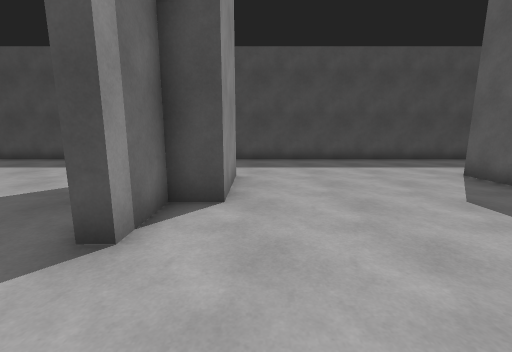
[1] (above)

21 first-person views from a walk through a Unity game level. The camera is 1.4 m above the floor, tilts 10° down and sees 90° across. The floor is counted in squares, 1 m on a side. Each view is taken from the middle of a square. On the plan, view 1 faces up. The plan holds only what a view shows up to about 13 squares ahead; the rest is blank. The place goes on beyond the plan. The player is left out.

[2]
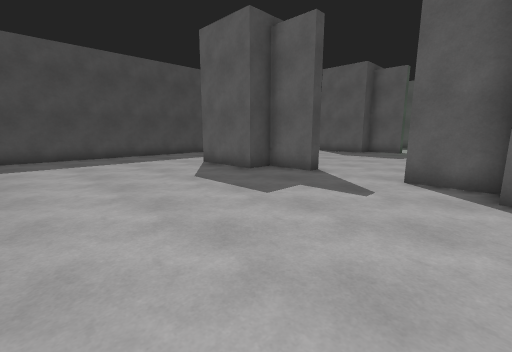

[3]
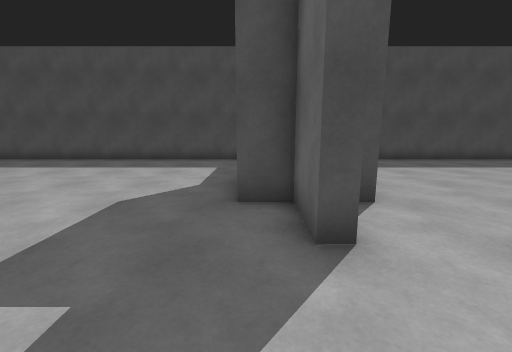

[4]
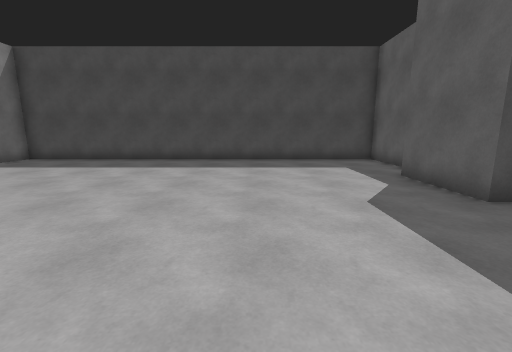

[5]
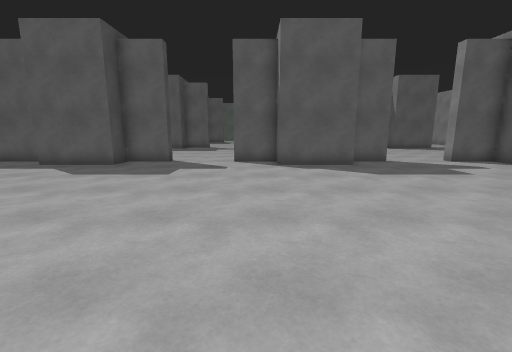

[6]
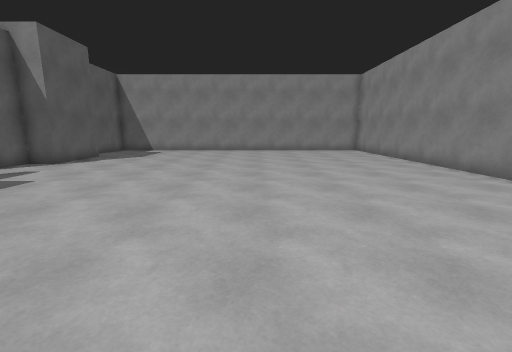

[7]
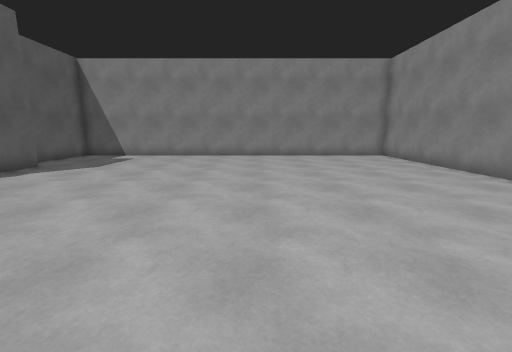

[8]
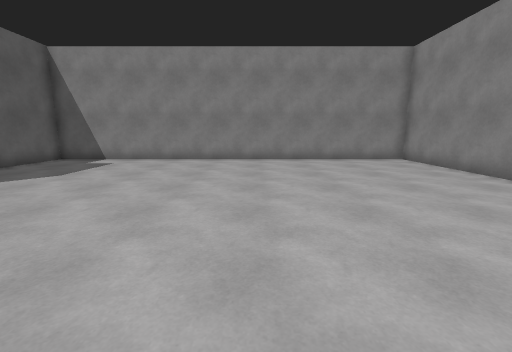

[9]
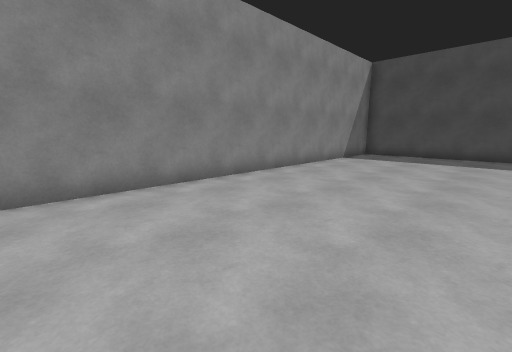

[10]
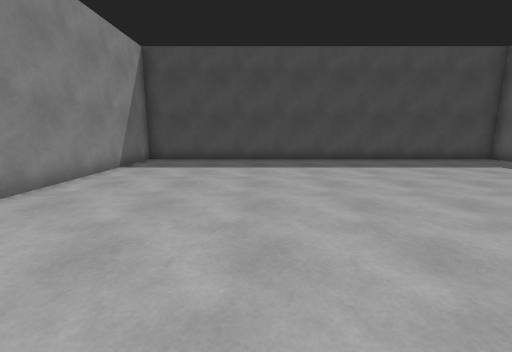

[11]
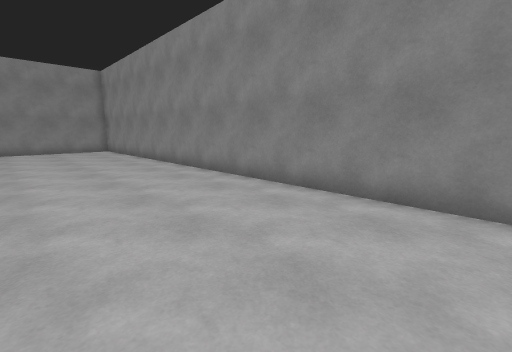

[12]
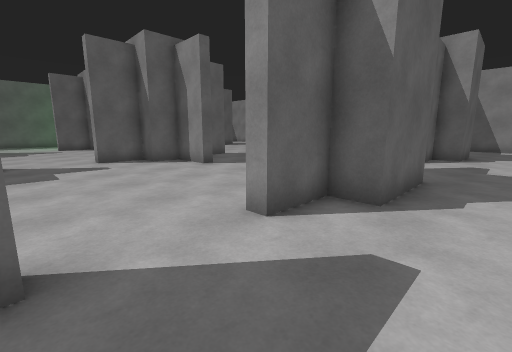

[13]
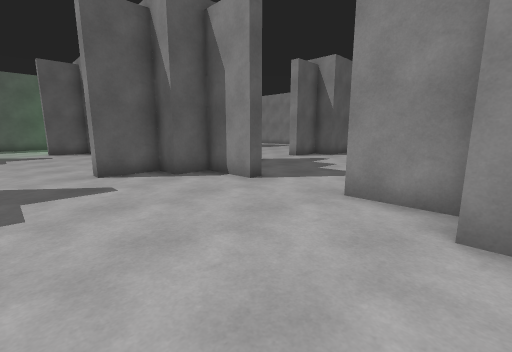

[14]
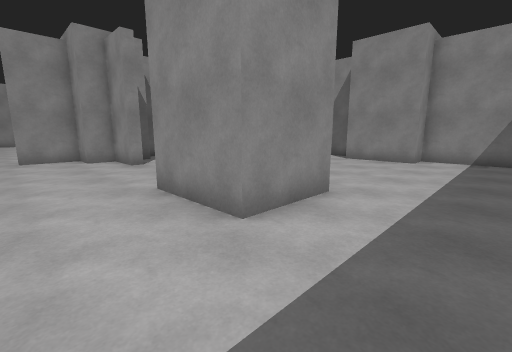

[15]
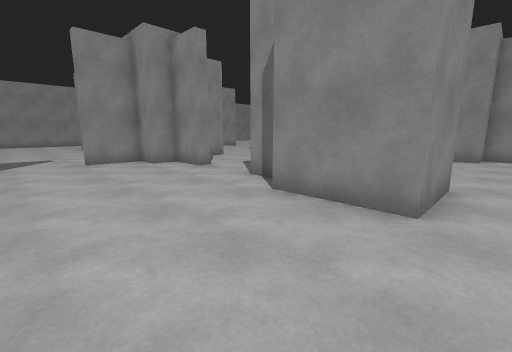

[16]
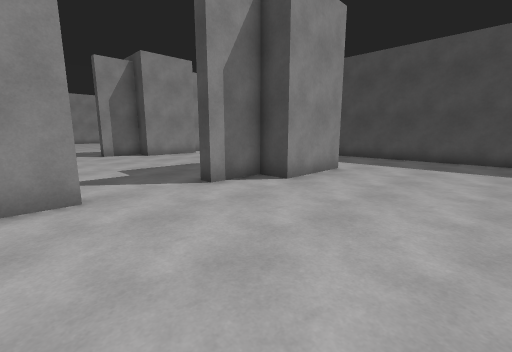

[17]
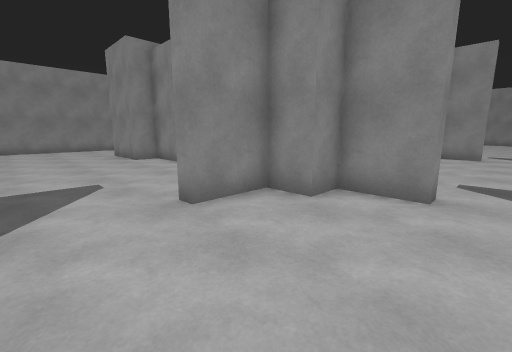

[18]
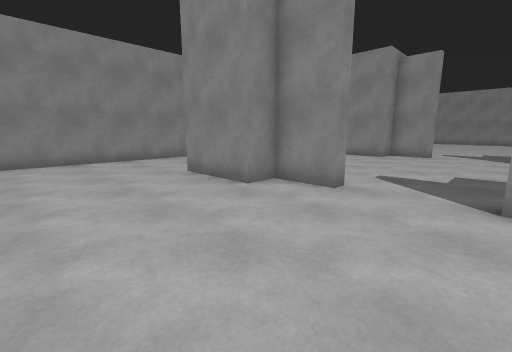

[19]
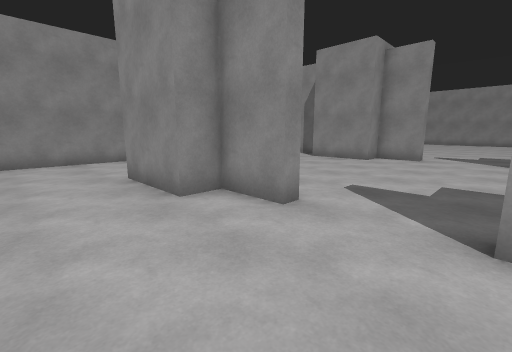

[20]
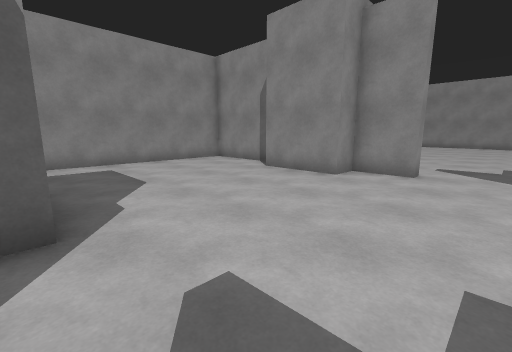

[21]
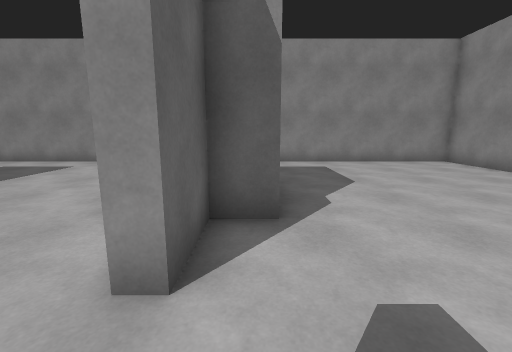

### Floor plan
Points are (right, up) in squares from view 1. A wall is a line through its corners. A room is listed if a view was taken in it or the views show most of it. See-through windows are left out.
Room 1 (views 1, 13, 14, 15, 16, 17)
walls: (6.6, 4.9) (6.6, 8.1) (9.4, 8.1) (9.4, 4.9) (8.2, 4.9) (8.2, 3) (7.7, 3) (7.7, 4.9) (6.6, 4.9); (4.5, -3.2) (6.6, -3.2) (6.6, -1.9) (7.7, -1.9) (7.7, 0) (8.2, 0) (8.2, -1.9) (9.4, -1.9) (9.4, -3.2) (11.5, -3.2); (0.6, -3.2) (1.5, -3.2); (-1.8, 11.1) (-1.8, 8.1) (-0.6, 8.1) (-0.6, 4.9) (-1.8, 4.9) (-1.8, 3); (14.1, 12.7) (-1, 12.7)
ways out: opening at (-1, 0) to room 2; opening at (3, -3) to room 3; opening at (13, -3) to room 3
Room 2 (views 2, 3, 4, 5, 6, 7, 8, 9, 10, 11, 12)
walls: (-3.4, -5.1) (-3.4, -1.9) (-2.2, -1.9) (-2.2, 0) (-1.8, 0) (-1.8, -1.6); (-2.2, -7.1) (-2.2, -5.5); (-1.1, -1.9) (-0.6, -1.9); (-0.6, -3.2) (0.6, -3.2); (-1.8, 3) (-2.2, 3) (-2.2, 4.9) (-3.4, 4.9) (-3.4, 8.1); (-3.4, -15.1) (-3.4, -11.9) (-2.2, -11.9) (-2.2, -10) (-1.8, -10) (-1.8, -11.9) (-0.6, -11.9); (-2.2, 9) (-2.2, 12.7) (-19.3, 12.7) (-19.3, -19.7) (-2.2, -19.7) (-2.2, -16.2)
ways out: opening at (-1, 0) to room 1; opening at (-1.2, -9.5) to room 3
Room 3 (views 18, 19, 20, 21)
walls: (6.6, -11.9) (7.7, -11.9) (7.7, -10) (8.2, -10) (8.2, -11.9) (9.4, -11.9) (9.4, -15.1); (4.5, -3.9) (4.5, -3.2); (-0.6, -11.9) (-0.6, -15.1); (7.8, -19.7) (14.5, -19.7); (11.5, -3.2) (11.5, -3.8); (-1.8, -16.1) (-1.8, -19.7) (6, -19.7)
ways out: opening at (3, -3) to room 1; opening at (13, -3) to room 1; opening at (-1.2, -9.5) to room 2

Where each view was taken, in squares from view 1:
view 1: 0 up, 0 right, facing up
view 2: 2 down, 0 right, facing up-right
view 3: 0 up, 3 left, facing up
view 4: 0 up, 8 left, facing up
view 5: 1 down, 14 left, facing right
view 6: 1 down, 12 left, facing down
view 7: 5 down, 12 left, facing down
view 8: 7 down, 12 left, facing down
view 9: 3 down, 13 left, facing up-left
view 10: 0 up, 14 left, facing up
view 11: 0 up, 14 left, facing down-left
view 12: 3 up, 5 left, facing down-right
view 13: 2 up, 1 left, facing down-right
view 14: 11 up, 12 right, facing down-left
view 15: 9 up, 14 right, facing down-left
view 16: 1 down, 14 right, facing up-left
view 17: 1 up, 14 right, facing down-left
view 18: 7 down, 14 right, facing down-left
view 19: 7 down, 12 right, facing down-left
view 20: 8 down, 7 right, facing down-left
view 21: 8 down, 7 right, facing down
